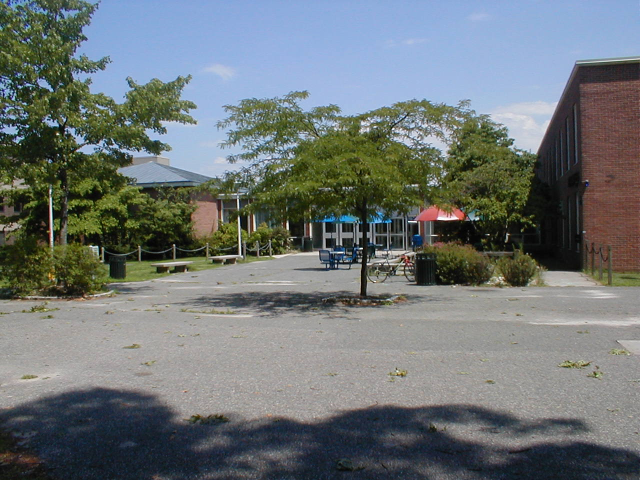
%> input picture Assignment 3/Problem 3/humanity01.JPG, 1280 x 960 px (shown at 1/2 size)
$ octave main2.m   (GNU Octave 9; MATLAB toolbox functions it lacks are replaced by stand-ins)
%> lines starting %> are read from the running program, lines starting %| are printed output that depends on the picture
%> further down, I1 is the input picture: size 960x1280x3 uint8; mean R, G, B 109.4, 116.1, 116.6
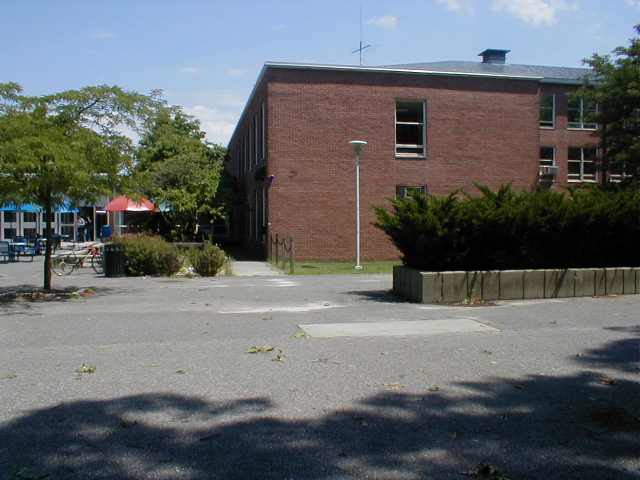
%> input picture Assignment 3/Problem 3/humanity02.JPG, 1280 x 960 px (shown at 1/2 size)
%> further down, I2 is the input picture: size 960x1280x3 uint8; mean R, G, B 101.1, 104.8, 106.4
### Assignment 3/Problem 3/WarpImage.m
function [ img1warp, min_x, min_y ] = WarpImage( img1, A )
%UNTITLED2 Summary of this function goes here
%   Detailed explanation goes here

image_size = size(img1);
%> image_size = [960 1280 3]
max_row = image_size(1);
%> max_row = 960
max_coloumn = image_size(2);
%> max_coloumn = 1280

point1 = [1 1 1] * A;
point2 = [max_coloumn 1 1] * A;
%> point2 = [667.4 11.62 1]
point3 = [1 max_row 1] * A;
%> point3 = [-635.6 933.8 1]
point4 = [max_coloumn max_row 1] * A;
%> point4 = [623.7 911.2 1]

min_x = min(min(point1(1), point2(1)), min(point3(1), point4(1)));
%> min_x = -635.6
max_x = max(max(point1(1), point2(1)), max(point3(1), point4(1)));

min_y = min(min(point1(2), point2(2)), min(point3(2), point4(2)));
max_y = max(max(point1(2), point2(2)), max(point3(2), point4(2)));

if min_y < 0 && max_y > max_row
    row = ceil(max_y - min_y);
elseif min_y < 0 && max_y < max_row
    row = ceil(max_row - min_y);
elseif min_y > 0 && max_y > max_row
    row = max_y;
elseif min_y > 0 && max_y < max_row
    row = max_row;
end

if min_x < 0 && max_x > max_coloumn
    coloumn = ceil(max_x - min_x);
elseif min_x < 0 && max_x < max_coloumn
    coloumn = ceil(max_coloumn - min_x);
elseif min_x > 0 && max_x > max_coloumn
    coloumn = max_x;
elseif min_x> 0 && max_x < max_coloumn
    coloumn = max_coloumn;
end


img1warp = zeros(row, coloumn, 3);
B = inv(A);

% backward implementation

for r = ceil(min_y):ceil(max_y)
    for c = ceil(min_x):ceil(max_x)
        oldPoint = [c r 1] * B;
        if oldPoint(1) < max_coloumn && oldPoint(2) < max_row && oldPoint(1) > 0 && oldPoint(2) > 0
            img1warp(ceil(r-min_y),ceil(c-min_x),1:3) = img1(ceil(oldPoint(2)),ceil(oldPoint(1)), 1:3);
        end
    end
end
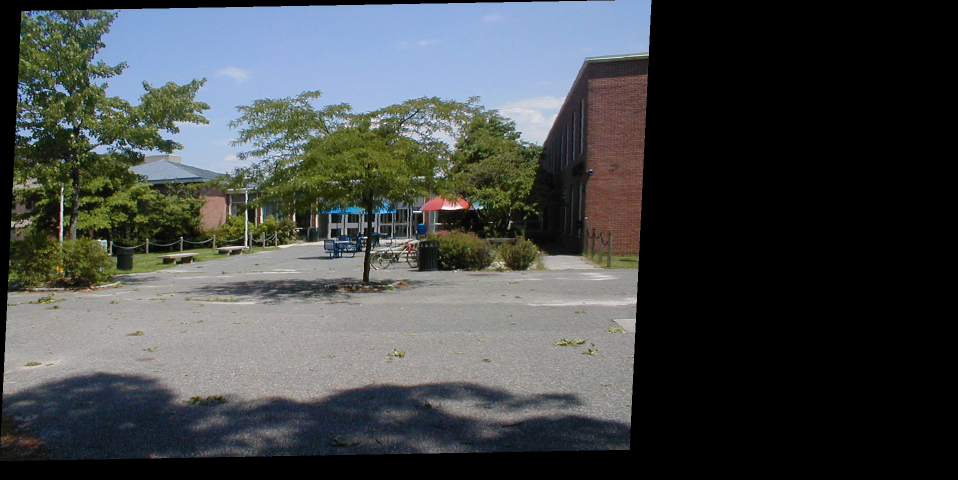
%> img1warp: size 960x1916x3 double (shown at 1/2 size); mean R, G, B 0.265, 0.281, 0.282


% [27 lines of commented-out code are left out]

### Assignment 3/Problem 3/ComputeWarpMapping.m
function [ A ] = ComputeWarpMapping( img1pts, img2pts )
%UNTITLED Summary of this function goes here
%   Detailed explanation goes here

A = img1pts \ img2pts ;

end

### Assignment 3/Problem 3/main2.m
I1 = imread('humanity01.JPG');
I2 = imread('humanity02.JPG');

I1 = im2double(I1);
I2 = im2double(I2);

x_2 = [98 456 1 ; 541 132 1; 233 408 1; 226 531 1; 584 511 1; 543 357 1];
x_1 = [730 452 1; 1155 126 1; 857 430 1; 849 549 1; 1222 529 1; 1173 367 1];
A = ComputeWarpMapping(x_1, x_2);


[newImage, min_x, min_y] = WarpImage(I1,A);
%> min_x = -635.6; min_y = 11.62

finalMosaic = newImage;
imSize = size(finalMosaic);

rr = ceil(abs(min_y));
%> rr = 12
cc = ceil(abs(min_x));
%> cc = 636
S = size(I2);
newrow = S(1) + rr;
%> newrow = 972
newcol = S(2) + cc;
%> newcol = 1916
I3 = zeros(newrow,newcol,3);
%> I3: size 972x1916x3 double; every value is 0

for r = 1:S(1)
    for c = 1:S(2)
        I3(r+rr,c+cc,1:3) = I2(r,c,1:3);
    end
end
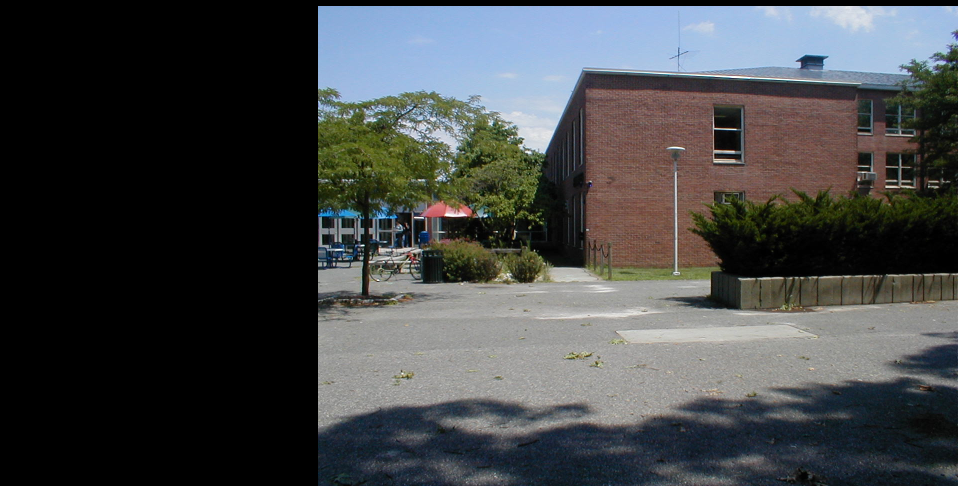
%> I3: size 972x1916x3 double (shown at 1/2 size); mean R, G, B 0.262, 0.271, 0.275

%> (the run ends here)
